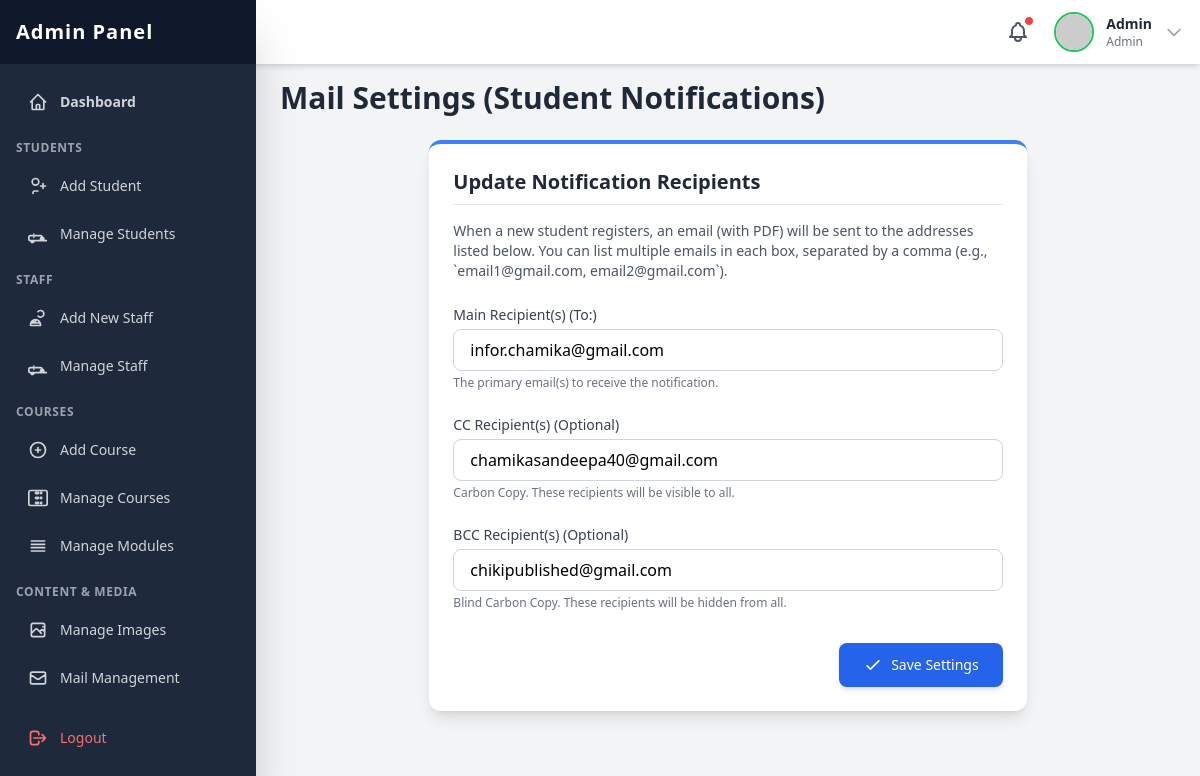
/admin/pages/mail_management.php (signed in), run on the app's committed database.
### tables this page shows
CREATE TABLE `mail_settings` (
  `id` int(11) NOT NULL,
  `send_mail` varchar(255) DEFAULT NULL,
  `cc_mail` varchar(255) DEFAULT NULL,
  `bcc_mail` varchar(255) DEFAULT NULL
);

### admin/pages/mail_management.php (the view, shortened to what this page needs)
<?php
include_once('../include/header.php');
include_once('../../include/connection.php');
$settings_query = "SELECT * FROM mail_settings WHERE id = 1 LIMIT 1";
$settings_result = $con->query($settings_query);
$settings = $settings_result->fetch_assoc();
?>
<h2 class="text-3xl font-bold text-gray-800 mb-6">Mail Settings (Student Notifications)</h2>
<div class="bg-white p-6 rounded-xl shadow-lg border-t-4 border-blue-500 w-full lg:w-2/3 mx-auto">
    <h3 class="text-xl font-semibold text-gray-800 mb-4 border-b pb-2">Update Notification Recipients</h3>
    <p class="text-sm text-gray-600 mb-6">
        When a new student registers, an email (with PDF) will be sent to the addresses listed below.
        You can list multiple emails in each box, separated by a comma (e.g., `email1@gmail.com, email2@gmail.com`).
    </p>
    <form id="mailSettingsForm" action="../lib/mail_handler.php" method="POST" class="mt-6">
        <div class="space-y-6">
            <div>
                <label for="send_mail" class="block text-sm font-medium text-gray-700 mb-1">Main Recipient(s) (To:)</label>
                <input type="text" id="send_mail" name="send_mail"
                       class="w-full px-4 py-2 border border-gray-300 rounded-lg focus:outline-none focus:ring-2 focus:ring-indigo-500"
                       value="<?php echo htmlspecialchars($settings['send_mail'] ?? ''); ?>"
                       placeholder="admin@nvti.lk, info@nvti.lk">
                <p class="text-xs text-gray-500 mt-1">The primary email(s) to receive the notification.</p>
            </div>
            <div>
                <label for="cc_mail" class="block text-sm font-medium text-gray-700 mb-1">CC Recipient(s) (Optional)</label>
                <input type="text" id="cc_mail" name="cc_mail"
                       class="w-full px-4 py-2 border border-gray-300 rounded-lg focus:outline-none focus:ring-2 focus:ring-indigo-500"
                       value="<?php echo htmlspecialchars($settings['cc_mail'] ?? ''); ?>"
                       placeholder="manager@nvti.lk">
                <p class="text-xs text-gray-500 mt-1">Carbon Copy. These recipients will be visible to all.</p>
            </div>
            <div>
                <label for="bcc_mail" class="block text-sm font-medium text-gray-700 mb-1">BCC Recipient(s) (Optional)</label>
                <input type="text" id="bcc_mail" name="bcc_mail"
                       class="w-full px-4 py-2 border border-gray-300 rounded-lg focus:outline-none focus:ring-2 focus:ring-indigo-500"
                       value="<?php echo htmlspecialchars($settings['bcc_mail'] ?? ''); ?>"
                       placeholder="director@nvti.lk">
                <p class="text-xs text-gray-500 mt-1">Blind Carbon Copy. These recipients will be hidden from all.</p>
            </div>
        </div>
        <div class="mt-8 text-right">
            <button type="submit" name="save_settings"
                    class="inline-flex items-center justify-center px-6 py-3 text-sm font-medium rounded-lg text-white bg-blue-600 hover:bg-blue-700 transition duration-150 shadow-md hover:shadow-lg focus:outline-none focus:ring-2 focus:ring-offset-2 focus:ring-blue-500">
                <svg class="w-5 h-5 mr-2" fill="none" stroke="currentColor" viewBox="0 0 24 24" xmlns="http://www.w3.org/2000/svg"><path stroke-linecap="round" stroke-linejoin="round" stroke-width="2" d="M5 13l4 4L19 7"></path></svg>
                Save Settings
            </button>
        </div>
    </form>
</div>
<?php
include_once('../include/footer.php');
?>

### admin/include/header.php (shortened to what this page needs)
<?php
$admin_username = isset($_SESSION['admin_username']) ? $_SESSION['admin_username'] : null;
$admin_display_name = 'User';
$admin_display_type = 'Guest';
if ($admin_username) {
    include_once __DIR__ . '/../../include/connection.php';
    if (isset($con)) {
        $query_admin = "SELECT username, type FROM admin WHERE username = ?";
        $stmt_admin = $con->prepare($query_admin);
        if ($stmt_admin) {
            $stmt_admin->bind_param("s", $admin_username);
            $stmt_admin->execute();
            $result_admin = $stmt_admin->get_result();
            if ($result_admin->num_rows == 1) {
                $admin_data = $result_admin->fetch_assoc();
                $admin_display_name = htmlspecialchars($admin_data['username']);
                $admin_display_type = htmlspecialchars(ucfirst($admin_data['type']));
            }
        } else {
             error_log("Admin header: Failed to prepare admin query: " . $con->error);
        }
    } else {
        error_log("Admin header: Database connection not established in connection.php.");
    }
}
?>
<!DOCTYPE html>
<html lang="en">
<head>
    <script src="https://cdn.tailwindcss.com"></script>
    <link href="https://cdnjs.cloudflare.com/ajax/libs/flowbite/2.2.1/flowbite.min.css" rel="stylesheet" />
    <link rel="stylesheet" href="../css/webkit.css">
</head>
<body class="bg-gray-100 min-h-screen">
    <header class="fixed top-0 left-0 right-0 h-16 bg-white shadow-md z-30 flex items-center justify-between px-4 transition-all duration-300" id="page-header">
        <div class="flex items-center space-x-4 relative"> <button class="relative p-2 text-gray-600 hover:text-green-600 transition duration-150 rounded-full hover:bg-gray-100">
                <span class="absolute top-1 right-1 w-2.5 h-2.5 bg-red-500 rounded-full border border-white"></span>
            </button>
            <button id="avatarButton" type="button" data-dropdown-toggle="userDropdown" data-dropdown-placement="bottom-start" class="flex items-center space-x-3 cursor-pointer group">
                <img class="h-10 w-10 rounded-full object-cover border-2 border-green-500" src="https://placehold.co/100x100/10b981/ffffff?text=<?php echo strtoupper(substr($admin_display_name, 0, 1)); ?>" alt="Admin Profile">
                <div class="hidden sm:block text-sm text-left"> <p class="font-semibold text-gray-800"><?php echo $admin_display_name; ?></p>
                    <p class="text-xs text-gray-500"><?php echo $admin_display_type; ?></p>
                </div>
                <svg class="w-5 h-5 text-gray-400 group-hover:text-gray-600 transition duration-150" fill="none" stroke="currentColor" viewBox="0 0 24 24" xmlns="http://www.w3.org/2000/svg"><path stroke-linecap="round" stroke-linejoin="round" stroke-width="2" d="M19 9l-7 7-7-7"></path></svg> </button>
            </div>
    </header>
    <div id="sidebar-wrapper">
        <nav class="fixed top-0 bottom-0 left-0 w-64 bg-slate-800 text-white z-40 transform -translate-x-full lg:translate-x-0 transition-transform duration-300 ease-in-out shadow-2xl" id="page-sidebar">
            <div class="h-16 bg-slate-900 flex items-center justify-between px-4">
                <h1 class="text-xl font-extrabold text-white tracking-wider">Admin Panel</h1>
            </div>
            <div class="px-4 space-y-2 h-full overflow-y-auto pt-4 pb-16">
                 <div class="space-y-1">
                    <a href="Dashboard.php" class="flex items-center p-3 text-sm font-semibold rounded-lg text-gray-300 hover:bg-slate-700 hover:text-white transition duration-150">
                        Dashboard
                    </a>
                    <p class="text-xs font-semibold text-gray-400 pt-3 pb-1 uppercase tracking-wider">Students</p>
                    <a href="student_register.php" class="flex items-center p-3 text-sm font-medium rounded-lg text-gray-300 hover:bg-slate-700 hover:text-white transition duration-150">
                        <svg class="w-5 h-5 mr-3" fill="none" stroke="currentColor" viewBox="0 0 24 24" xmlns="http://www.w3.org/2000/svg"><path stroke-linecap="round" stroke-linejoin="round" stroke-width="2" d="M18 9v3m0 0v3m0-3h3m-3 0h-3m-2-5a4 4 0 11-8 0 4 4 0 018 0zM12 18H8a2 2 0 00-2 2v1"></path></svg>
                        Add Student
                    </a>
                    <a href="manage_students.php" class="flex items-center p-3 text-sm font-medium rounded-lg text-gray-300 hover:bg-slate-700 hover:text-white transition duration-150">
                        Manage Students
                    </a>
                    <p class="text-xs font-semibold text-gray-400 pt-3 pb-1 uppercase tracking-wider">Staff</p>
                    <a href="staff_register.php"  class="flex items-center p-3 text-sm font-medium rounded-lg text-gray-300 hover:bg-slate-700 hover:text-white transition duration-150">
                        <svg class="w-5 h-5 mr-3" fill="none" stroke="currentColor" viewBox="0 0 24 24" xmlns="http://www.w3.org/2000/svg"><path stroke-linecap="round" stroke-linejoin="round" stroke-width="2" d="M12 4.354a4 4 0 110 5.292M15 21H3v-1a6 6 0 0112 0v1zm-6-4a6 6 0 00-4 0v1h8v-1m-4 0v-2"></path></svg>
                        Add New Staff
                    </a>
                    <a href="manage_staff.php" class="flex items-center p-3 text-sm font-medium rounded-lg text-gray-300 hover:bg-slate-700 hover:text-white transition duration-150">
                         Manage Staff
                    </a>
                    <p class="text-xs font-semibold text-gray-400 pt-3 pb-1 uppercase tracking-wider">Courses</p>
                    <a href="add_course.php" class="flex items-center p-3 text-sm font-medium rounded-lg text-gray-300 hover:bg-slate-700 hover:text-white transition duration-150">
                        <svg class="w-5 h-5 mr-3" fill="none" stroke="currentColor" viewBox="0 0 24 24" xmlns="http://www.w3.org/2000/svg"><path stroke-linecap="round" stroke-linejoin="round" stroke-width="2" d="M12 9v3m0 0v3m0-3h3m-3 0H9m12 0a9 9 0 11-18 0 9 9 0 0118 0z"></path></svg>
                        Add Course
                    </a>
                    <a href="manage_course.php" class="flex items-center p-3 text-sm font-medium rounded-lg text-gray-300 hover:bg-slate-700 hover:text-white transition duration-150">
                        Manage Courses
                    </a>
                     <a href="manage_modules.php" class="flex items-center p-3 text-sm font-medium rounded-lg text-gray-300 hover:bg-slate-700 hover:text-white transition duration-150">
                        <svg class="w-5 h-5 mr-3" fill="none" stroke="currentColor" viewBox="0 0 24 24" xmlns="http://www.w3.org/2000/svg"><path stroke-linecap="round" stroke-linejoin="round" stroke-width="2" d="M4 6h16M4 10h16M4 14h16M4 18h16"></path></svg>
                        Manage Modules
                    </a>
                    <p class="text-xs font-semibold text-gray-400 pt-3 pb-1 uppercase tracking-wider">Content & Media</p>
                    <a href="manage images.php" class="flex items-center p-3 text-sm font-medium rounded-lg text-gray-300 hover:bg-slate-700 hover:text-white transition duration-150">
                        Manage Images
                    </a>
                    <a href="mail_management.php" class="flex items-center p-3 text-sm font-medium rounded-lg text-gray-300 hover:bg-slate-700 hover:text-white transition duration-150">
                        <svg class="w-5 h-5 mr-3" fill="none" stroke="currentColor" viewBox="0 0 24 24" xmlns="http://www.w3.org/2000/svg"><path stroke-linecap="round" stroke-linejoin="round" stroke-width="2" d="M3 8l7.89 5.26a2 2 0 002.22 0L21 8M5 19h14a2 2 0 002-2V7a2 2 0 00-2-2H5a2 2 0 00-2 2v10a2 2 0 002 2z"></path></svg>
                        Mail Management
                    </a>
                    <a href="../lib/logout.php" class="flex items-center p-3 text-sm font-medium rounded-lg text-red-400 hover:bg-slate-700 hover:text-red-300 transition duration-150 mt-8 !pt-6">
                        <svg class="w-5 h-5 mr-3" fill="none" stroke="currentColor" viewBox="0 0 24 24" xmlns="http://www.w3.org/2000/svg"><path stroke-linecap="round" stroke-linejoin="round" stroke-width="2" d="M17 16l4-4m0 0l-4-4m4 4H7m6 4v1a3 3 0 01-3 3H6a3 3 0 01-3-3V7a3 3 0 013-3h4a3 3 0 013 3v1"></path></svg>
                        Logout
                    </a>
                </div>
            </div>
        </nav>
    </div>
    <main class="pt-20 p-6 lg:ml-64 transition-all duration-300" id="main-content">

### admin/css/webkit.css (style rules this page uses)
html { font-family: 'Inter', sans-serif; }

### data on the page
mail_settings: send_mail "infor.chamika@gmail.com", cc_mail "chamikasandeepa40@gmail.com", bcc_mail "chikipublished@gmail.com"

### other printed values
$admin_display_name "Admin"
$admin_display_type "Admin"
